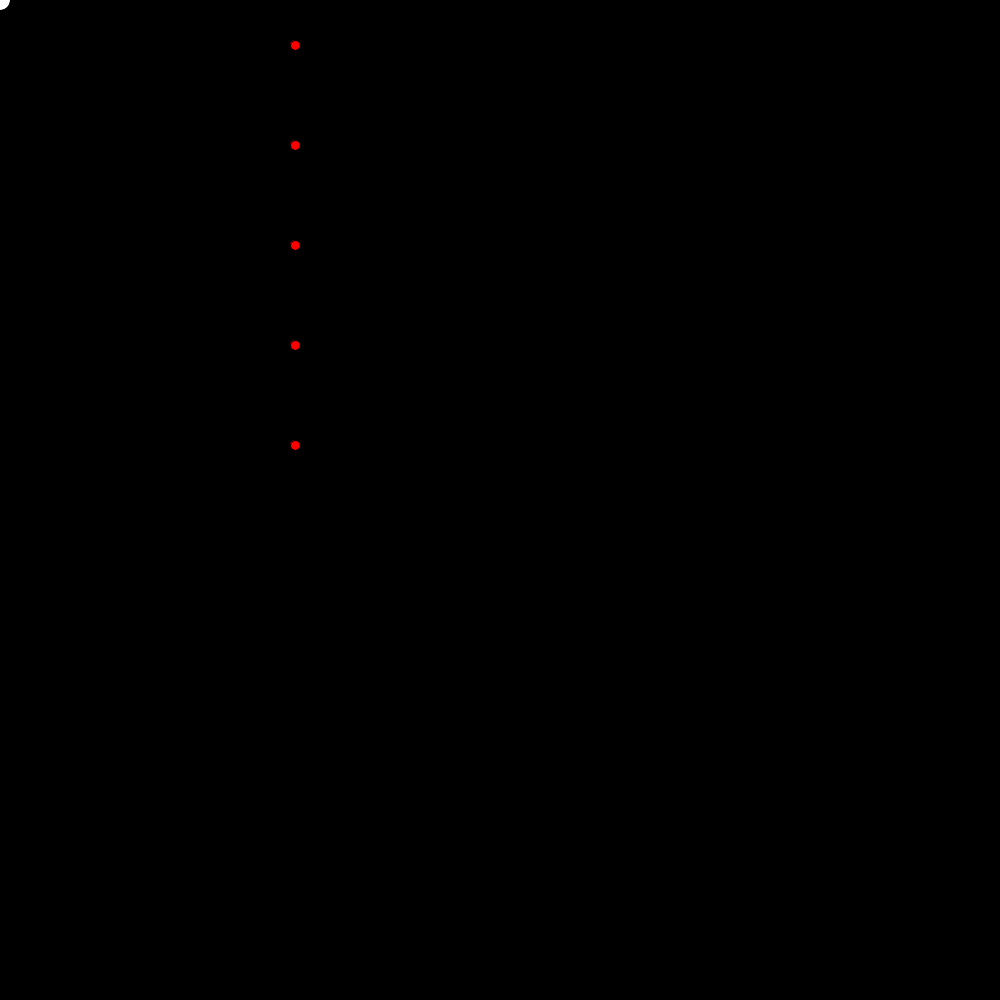
Frame 1 (no input)
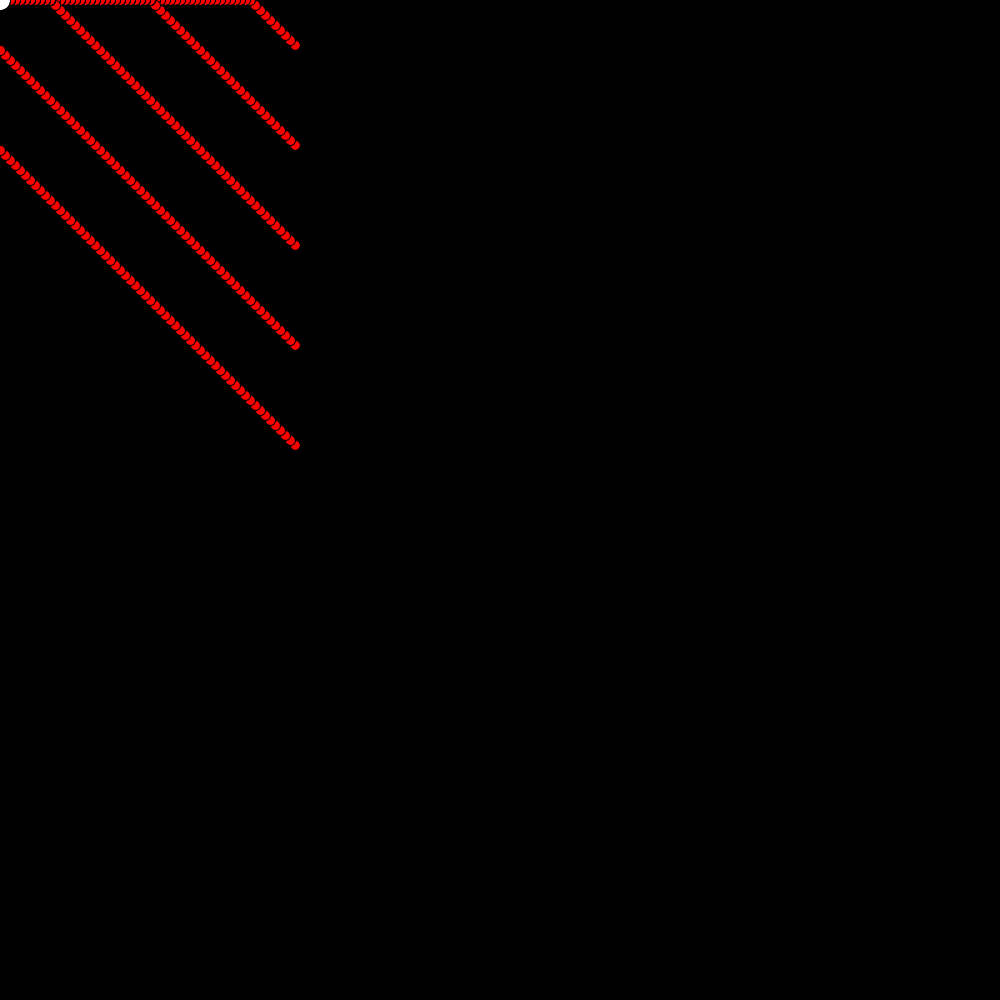
Frame 60 (the mouse pressed at the canvas centre just before this capture)
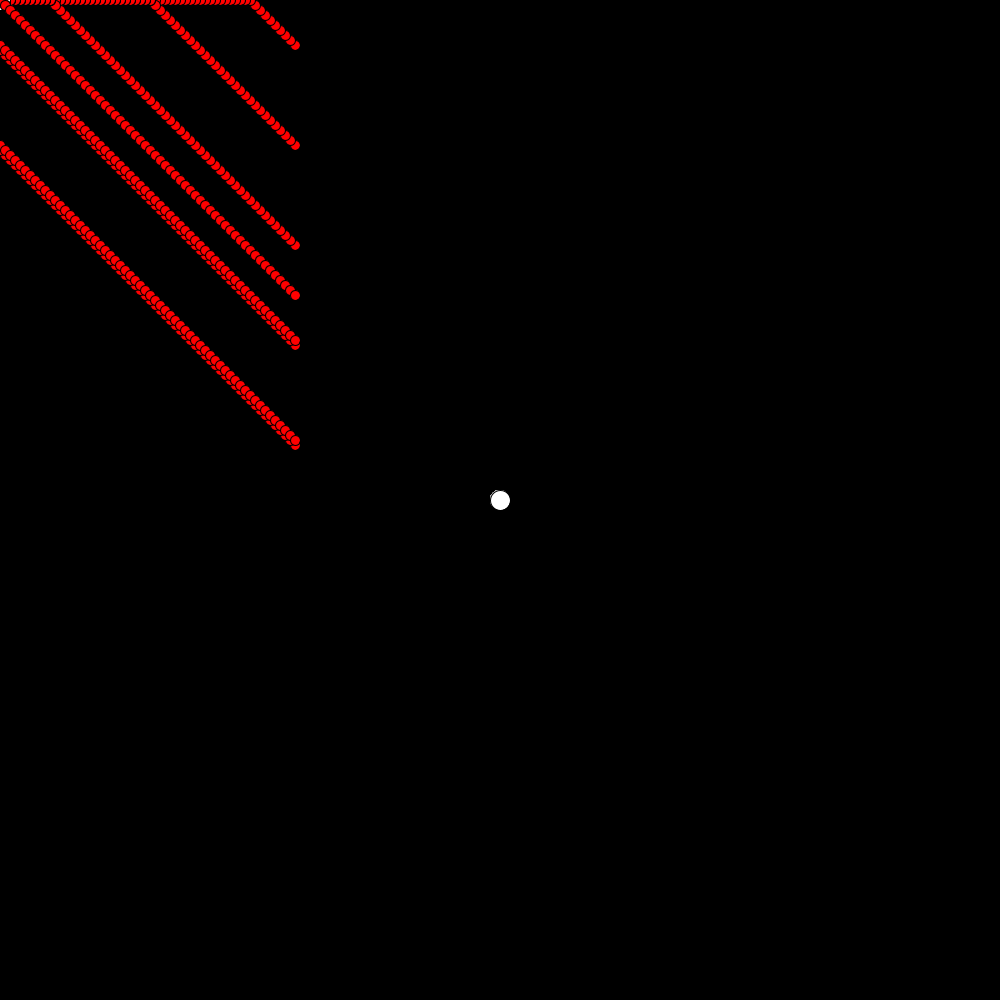
Frame 120 (the mouse held since frame 60 and released just before this capture)

The Processing sketch that drew these frames (run headless with seeded random() and noise(); from frame 60 on, the mouse is pressed at the canvas centre):

// Processing sketch: hunterAIv2
// ── hunterAIv2.pde
/*
The goal of version two is two encapsulate the AI of the hunters 
in their class, so I can call a method to have them hunt a particular
character.
*/

pc guy = new pc();
hunter [] set= new hunter[5];
int hunterSpeed = 5;

void setup() {
 size(1000,1000); 
 background(0);
 for(int cnt=0; cnt<set.length; cnt++){
   set[cnt]= new hunter(300,(100*cnt+50)); 
 }
}

void draw() {
  clear();
  for(int cnt=0; cnt<set.length; cnt++){
      set[cnt].hunt(guy.posX,guy.posY);
      set[cnt].show();
  }

      guy.display();
}

class pc {
  int posX=mouseX;
  int posY=mouseY;
  
//  pc(int _posX, int _posY){
//    posX= _posX;
//    posY= _posY;
//  }
  
  void display() {
    fill(255);
    ellipse(mouseX,mouseY, 20,20);
    posX=mouseX;
    posY=mouseY;
    
    
  }
}

class hunter {
 int posX;
 int posY;

 hunter(int _posX, int _posY){
  posX= _posX;
  posY= _posY;
 } 
 
 void show() {
   fill(255,0,0);
   ellipse(posX,posY,10,10);
 }
 
 void hunt(int locX, int locY){
      
      if(locX>posX){
         posX= posX + hunterSpeed; 
      }
      
      if(locX<posX){
         posX=posX - hunterSpeed; 
      }
      
      if(locY>posY){
         posY= posY + hunterSpeed; 
      }
      
      if(locY<posY){
         posY= posY - hunterSpeed; 
      }
   }
   
}
